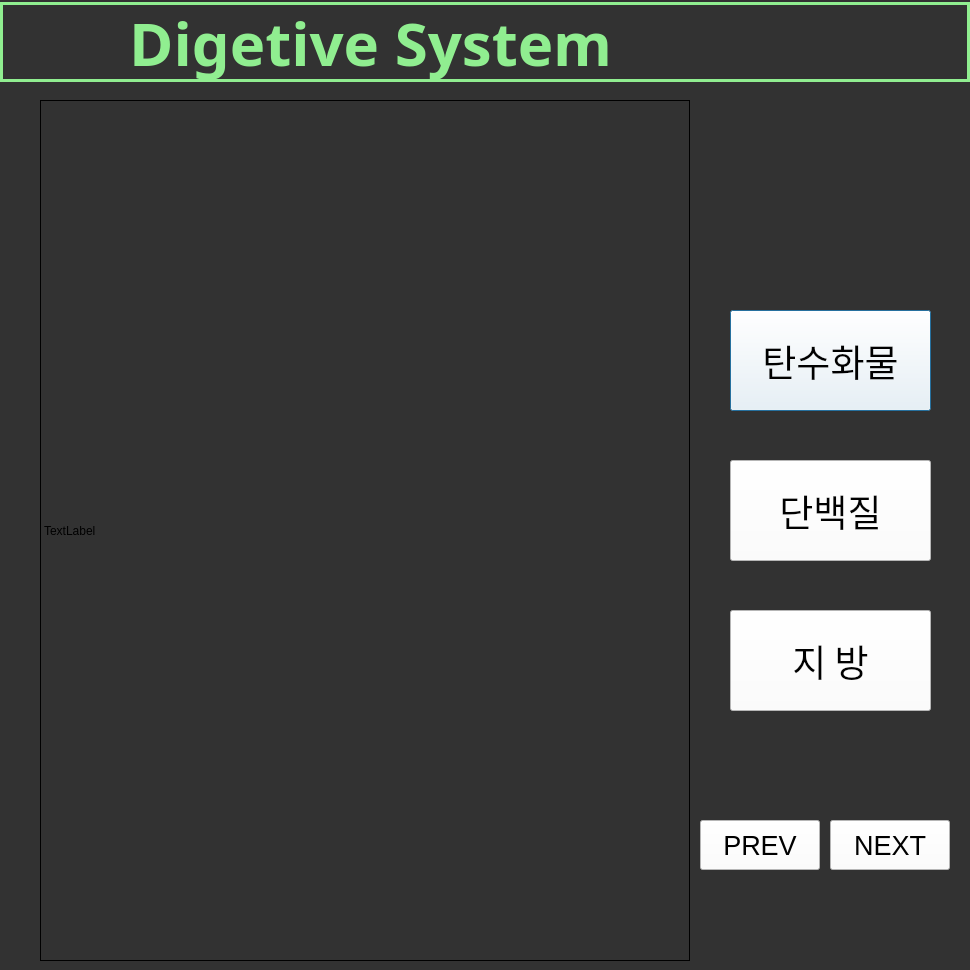
<?xml version="1.0" encoding="UTF-8"?>
<ui version="4.0">
 <class>Dialog</class>
 <widget class="QDialog" name="Dialog">
  <property name="geometry">
   <rect>
    <x>0</x>
    <y>0</y>
    <width>970</width>
    <height>970</height>
   </rect>
  </property>
  <property name="windowTitle">
   <string>Dialog</string>
  </property>
  <property name="autoFillBackground">
   <bool>false</bool>
  </property>
  <property name="styleSheet">
   <string notr="true">background-color: rgb(50,50,50);</string>
  </property>
  <widget class="QPushButton" name="btn_carbs">
   <property name="geometry">
    <rect>
     <x>730</x>
     <y>310</y>
     <width>201</width>
     <height>101</height>
    </rect>
   </property>
   <property name="font">
    <font>
     <family>Bahnschrift</family>
     <pointsize>28</pointsize>
    </font>
   </property>
   <property name="contextMenuPolicy">
    <enum>Qt::DefaultContextMenu</enum>
   </property>
   <property name="styleSheet">
    <string notr="true">background-color: rgb(255,255,255);</string>
   </property>
   <property name="text">
    <string>탄수화물</string>
   </property>
   <property name="flat">
    <bool>false</bool>
   </property>
  </widget>
  <widget class="QPushButton" name="btn_protein">
   <property name="geometry">
    <rect>
     <x>730</x>
     <y>460</y>
     <width>201</width>
     <height>101</height>
    </rect>
   </property>
   <property name="font">
    <font>
     <family>Bahnschrift</family>
     <pointsize>28</pointsize>
    </font>
   </property>
   <property name="contextMenuPolicy">
    <enum>Qt::DefaultContextMenu</enum>
   </property>
   <property name="styleSheet">
    <string notr="true">background-color: rgb(255,255,255);</string>
   </property>
   <property name="text">
    <string>단백질</string>
   </property>
   <property name="flat">
    <bool>false</bool>
   </property>
  </widget>
  <widget class="QPushButton" name="btn_fat">
   <property name="geometry">
    <rect>
     <x>730</x>
     <y>610</y>
     <width>201</width>
     <height>101</height>
    </rect>
   </property>
   <property name="font">
    <font>
     <family>Bahnschrift</family>
     <pointsize>28</pointsize>
    </font>
   </property>
   <property name="contextMenuPolicy">
    <enum>Qt::DefaultContextMenu</enum>
   </property>
   <property name="styleSheet">
    <string notr="true">background-color: rgb(255,255,255);</string>
   </property>
   <property name="text">
    <string>지 방</string>
   </property>
   <property name="flat">
    <bool>false</bool>
   </property>
  </widget>
  <widget class="QLabel" name="mainLabel">
   <property name="geometry">
    <rect>
     <x>40</x>
     <y>100</y>
     <width>650</width>
     <height>861</height>
    </rect>
   </property>
   <property name="frameShape">
    <enum>QFrame::Box</enum>
   </property>
   <property name="text">
    <string>TextLabel</string>
   </property>
  </widget>
  <widget class="QPushButton" name="btn_next">
   <property name="geometry">
    <rect>
     <x>830</x>
     <y>820</y>
     <width>120</width>
     <height>50</height>
    </rect>
   </property>
   <property name="font">
    <font>
     <family>Arial</family>
     <pointsize>20</pointsize>
    </font>
   </property>
   <property name="styleSheet">
    <string notr="true">background-color: rgb(255,255,255);</string>
   </property>
   <property name="text">
    <string>NEXT</string>
   </property>
  </widget>
  <widget class="QPushButton" name="btn_prev">
   <property name="geometry">
    <rect>
     <x>700</x>
     <y>820</y>
     <width>120</width>
     <height>50</height>
    </rect>
   </property>
   <property name="font">
    <font>
     <family>Arial</family>
     <pointsize>20</pointsize>
    </font>
   </property>
   <property name="styleSheet">
    <string notr="true">background-color: rgb(255,255,255);</string>
   </property>
   <property name="text">
    <string>PREV</string>
   </property>
  </widget>
  <widget class="QLabel" name="label">
   <property name="geometry">
    <rect>
     <x>0</x>
     <y>2</y>
     <width>970</width>
     <height>80</height>
    </rect>
   </property>
   <property name="font">
    <font>
     <family>Bahnschrift SemiBold</family>
     <pointsize>45</pointsize>
     <weight>75</weight>
     <bold>true</bold>
    </font>
   </property>
   <property name="styleSheet">
    <string notr="true">color : lightgreen;
</string>
   </property>
   <property name="frameShape">
    <enum>QFrame::Box</enum>
   </property>
   <property name="frameShadow">
    <enum>QFrame::Plain</enum>
   </property>
   <property name="lineWidth">
    <number>3</number>
   </property>
   <property name="midLineWidth">
    <number>0</number>
   </property>
   <property name="text">
    <string>       Digetive System</string>
   </property>
  </widget>
  <zorder>mainLabel</zorder>
  <zorder>btn_carbs</zorder>
  <zorder>btn_protein</zorder>
  <zorder>btn_fat</zorder>
  <zorder>btn_next</zorder>
  <zorder>btn_prev</zorder>
  <zorder>label</zorder>
 </widget>
 <resources/>
 <connections/>
</ui>
